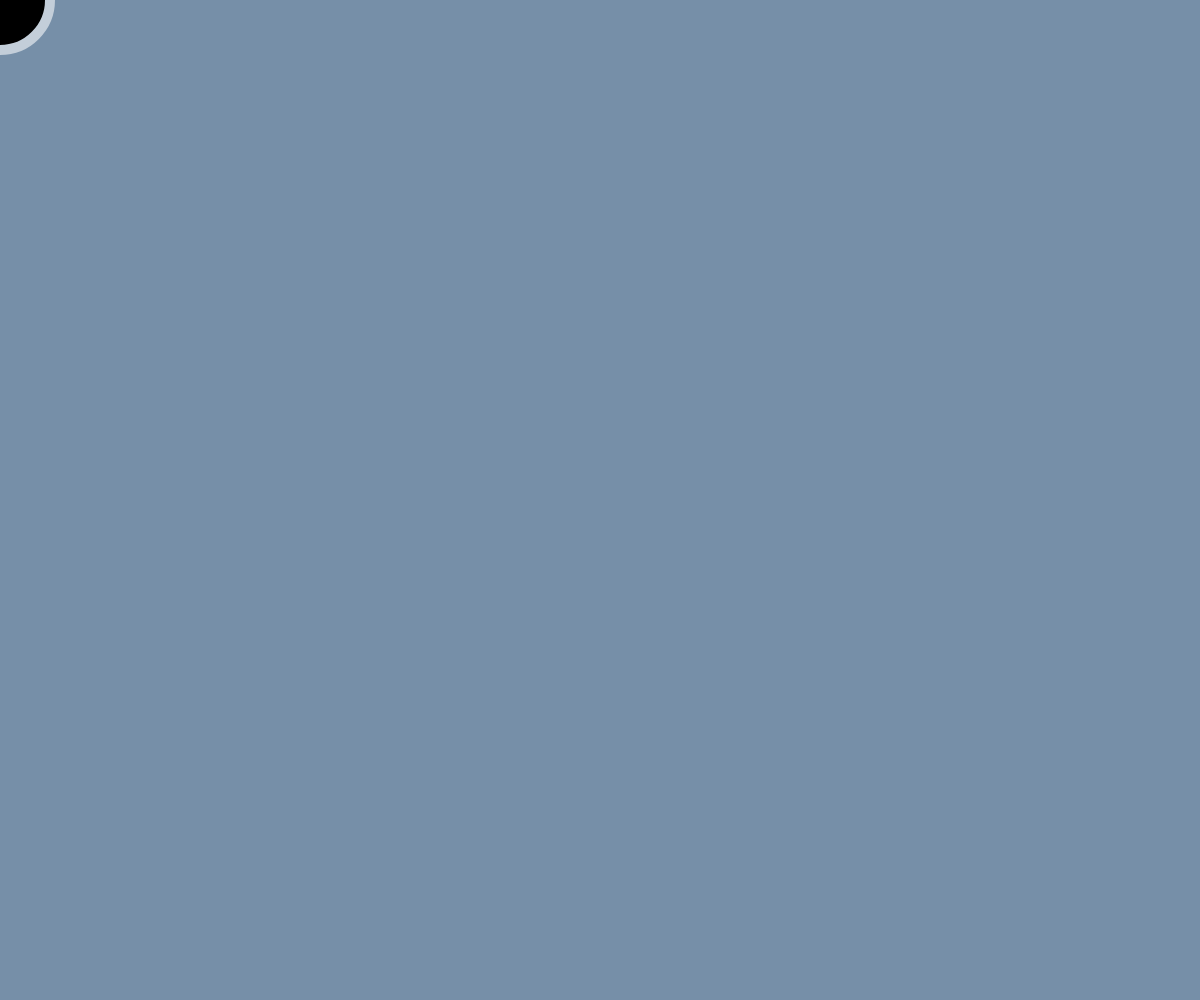
Frame 1 (no input)
Frame 60 (no input): identical to frame 1, image omitted
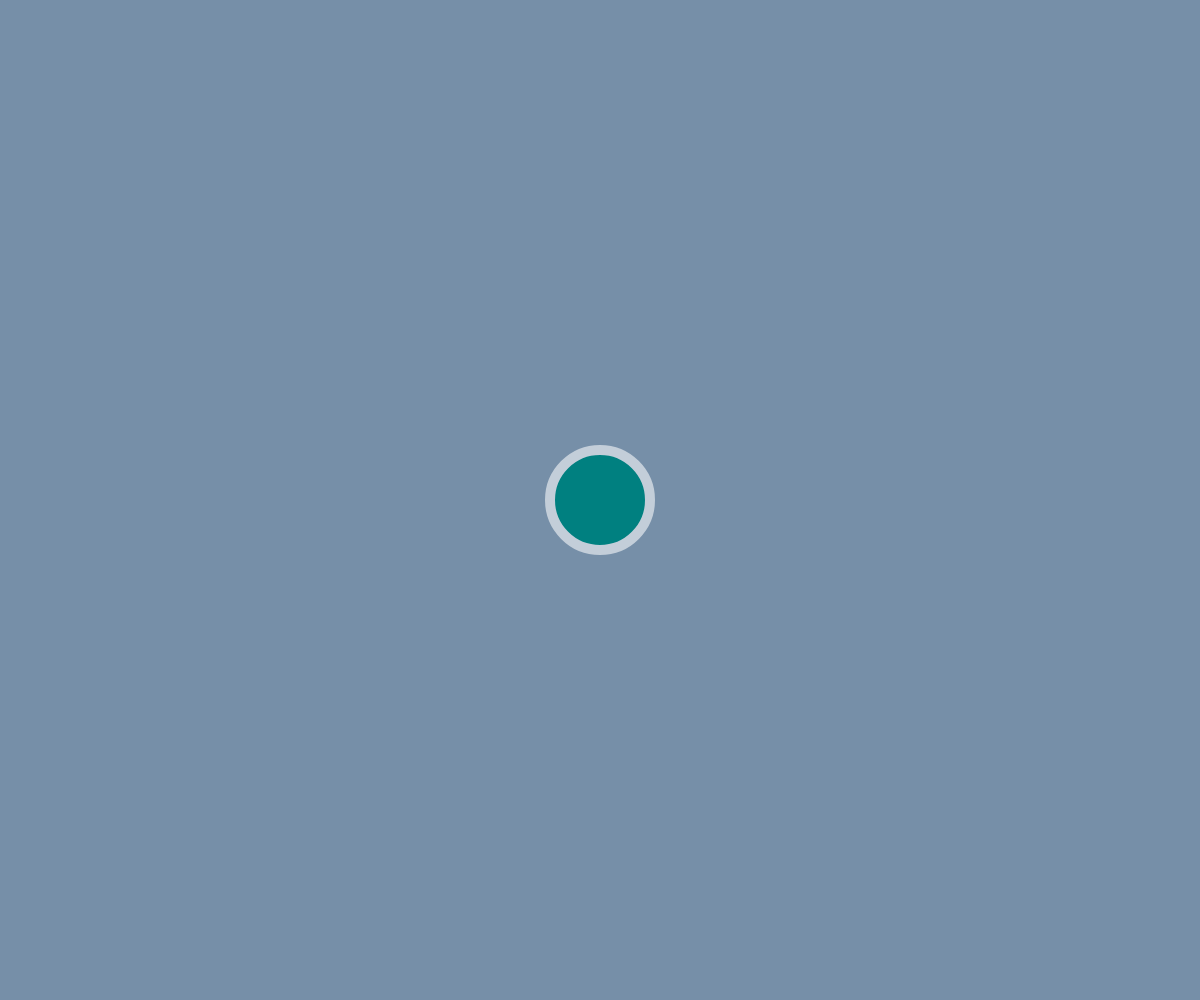
Frame 120 (the mouse pressed at the canvas centre since frame 60)

The p5.js sketch that drew these frames (run headless with seeded random() and noise() and a simulated clock; from frame 60 on, the mouse is pressed at the canvas centre):

// p5.js sketch
// ── sketch.js
function setup() { //設定函數，設定初始值的地方
  //建立依照視窗的高與寬當作畫布的寬高
  createCanvas(windowWidth, windowHeight);
  //設定顏色模式為HSB
  colorMode(HSB);
}

function draw() { //畫圖函數，畫圖的地方
  //畫布背景顏色為HSB(210, 30%, 66%)
  background(210, 30, 66);

  // 根據滑鼠的 X 座標計算色相，範圍從 0 到 360
  let hue = map(mouseX, 0, width, 0, 360);
  // 根據滑鼠的 Y 座標計算亮度，範圍從 0 到 100
  let brightness = map(mouseY, 0, height, 0, 100);

  // 設定圓的顏色為HSB
  fill(hue, 100, brightness);
  // 設定圓的邊框顏色為HSB(210, 10%, 85%)
  stroke(210, 10, 85);
  // 設定圓的邊框寬度
  strokeWeight(10);
  // 在滑鼠位置畫一個圓，圓的直徑為100
  ellipse(mouseX, mouseY, 100, 100);
}

//當視窗改變的大小時，重新設定畫布的寬高
function windowResized() {
  resizeCanvas(windowWidth, windowHeight);
}


// ── sketch_1.js
function setup() { //設定函數，設定初始值的地方
    //建立依照視窗的高與寬當作畫布的寬高
    createCanvas(windowWidth, windowHeight);
    //畫布的背景顏色為778da9
    background("#778da9");
  
  }
  
  function draw() { //畫圖函數，畫圖的地方
    //畫布背景顏色為778da9
    background("#778da9");
    //畫圓的顏色為343a40
    fill("#343a40");
    //畫圓的邊框顏色("#ced4da")
    stroke("#ced4da")
    //圓的邊框
    strokeWeight(10);
    //在視窗的中間畫一個圓，圓的寬高為200
    //ellipse(width/2, height/2, 200, 200);
    //依照上面的圓顏色與邊框顏色，從視窗最左邊畫到最右邊，產生連續的圓
    for (let i = 0; i < width; i+=50) {
      ellipse(i, height/2, 200, 200);
    }
  
    //
  }
  
// ── sketch_2.js
function setup() { //設定函數，設定初始值的地方
    //建立依照視窗的高與寬當作畫布的寬高
    createCanvas(windowWidth, windowHeight);
    //畫布的背景顏色為778da9
    background("#778da9");
  
  }
  
  function draw() { //畫圖函數，畫圖的地方
    //畫布背景顏色為778da9
    background("#778da9");
  
    // 根據滑鼠的 X 座標計算大小，範圍從 100 到 500
    let size = map(mouseX, 0, width, 100, 500);
    let spacing = size + 20; // 設定間距，確保圖形不會重疊
  
    //==============================================
    //畫一整排的方框與圓
    for (let x = spacing / 2; x < width; x += spacing) {
      for (let y = spacing / 2; y < height; y += spacing) {
        //畫方框
        //畫方框的顏色為343a40
        fill("#8b8c89");
        //畫方框的邊框顏色("#ced4da")
        stroke("#ced4da")
        //方框的邊框
        strokeWeight(10);
        //在視窗的中間畫一個方框，以方框中心點為基準，方框的寬高為動態大小
        rectMode(CENTER); //設定方框的中心點
        rect(x, y, size, size); //畫方框
  
        //畫圓
        //圓的顏色為8b8c89
        fill("#6b9080");
        //圓的邊框顏色("#ced4da")
        stroke("#ced4da")
        //在視窗的中間畫一個圓，圓的寬高為動態大小
        ellipse(x, y, size, size);
      }
    }
  }
  
    //當視窗改變的大小時，重新設定畫布的寬高
    function windowResized() {
      resizeCanvas(windowWidth, windowHeight);
    }
  
  
// ── sketch_3.js
function setup() { //設定函數，設定初始值的地方
    //建立依照視窗的高與寬當作畫布的寬高
    createCanvas(windowWidth, windowHeight);
    //設定顏色模式為HSB
    colorMode(HSB);
    //畫布的背景顏色為HSB(210, 30%, 66%)
    background(210, 30, 66);
  }
  
  function draw() { //畫圖函數，畫圖的地方
    //畫布背景顏色為HSB(210, 30%, 66%)
    background(210, 30, 66);
  
    // 根據滑鼠的 X 座標計算大小，範圍從 100 到 500
    let size = map(mouseX, 0, width, 100, 500);
    let spacing = size + 20; // 設定間距，確保圖形不會重疊
  
    //==============================================
    //畫一整排的方框與圓
    for (let x = spacing / 2; x < width; x += spacing) {
      for (let y = spacing / 2; y < height; y += spacing) {
        //畫方框
        //畫方框的顏色為HSB(0, 0%, 54%)
        fill(0, 0, 54);
        //畫方框的邊框顏色HSB(210, 10%, 85%)
        stroke(210, 10, 85);
        //方框的邊框
        strokeWeight(10);
        //在視窗的中間畫一個方框，以方框中心點為基準，方框的寬高為動態大小
        rectMode(CENTER); //設定方框的中心點
        rect(x, y, size, size); //畫方框
  
        //畫圓
        //圓的顏色為HSB(150, 20%, 56%)
        fill(150, 20, 56);
        //圓的邊框顏色HSB(210, 10%, 85%)
        stroke(210, 10, 85);
        //在視窗的中間畫一個圓，圓的寬高為動態大小
        ellipse(x, y, size, size);
      }
    }
  }
  
    //當視窗改變的大小時，重新設定畫布的寬高
    function windowResized() {
      resizeCanvas(windowWidth, windowHeight);
    }
  
  
